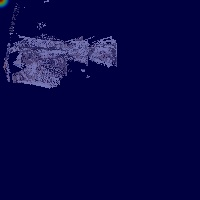
#> input picture logs/id_5278/vlmap_cam/picture_heatmap_2d.jpg, 200 x 200 px
$ python frontier_detection_v2.py --full_map ../../logs/id_5278/vlmap_cam/picture_heatmap_2d.jpg --explored_mask ../../logs/id_5278/vlmap_cam/appliances_heatmap_2d.jpg
#> lines starting #> are read from the running program, lines starting #| are printed output that depends on the picture; long printed decimals are rounded
### vlmaps/vlfm/utils.py
"""
N-D Bresenham line algo
From: https://code.activestate.com/recipes/578112-bresenhams-line-algorithm-in-n-dimensions/
"""
import numpy as np
from typing import Tuple
from numba import njit

def _bresenhamline_nslope(slope):
    """
    Normalize slope for Bresenham's line algorithm.

    >>> s = np.array([[-2, -2, -2, 0]])
    >>> _bresenhamline_nslope(s)
    array([[-1., -1., -1.,  0.]])

    >>> s = np.array([[0, 0, 0, 0]])
    >>> _bresenhamline_nslope(s)
    array([[ 0.,  0.,  0.,  0.]])

    >>> s = np.array([[0, 0, 9, 0]])
    >>> _bresenhamline_nslope(s)
    array([[ 0.,  0.,  1.,  0.]])
    """
    scale = np.amax(np.abs(slope), axis=1).reshape(-1, 1)
    zeroslope = (scale == 0).all(1)
    scale[zeroslope] = np.ones(1)
    normalizedslope = np.array(slope, dtype=np.double) / scale
    normalizedslope[zeroslope] = np.zeros(slope[0].shape)
    return normalizedslope


def _bresenhamlines(start, end, max_iter):
    """
    Returns npts lines of length max_iter each. (npts x max_iter x dimension)

    >>> s = np.array([[3, 1, 9, 0],[0, 0, 3, 0]])
    >>> _bresenhamlines(s, np.zeros(s.shape[1]), max_iter=-1)
    array([[[ 3,  1,  8,  0],
            [ 2,  1,  7,  0],
            [ 2,  1,  6,  0],
            [ 2,  1,  5,  0],
            [ 1,  0,  4,  0],
            [ 1,  0,  3,  0],
            [ 1,  0,  2,  0],
            [ 0,  0,  1,  0],
            [ 0,  0,  0,  0]],
    <BLANKLINE>
           [[ 0,  0,  2,  0],
            [ 0,  0,  1,  0],
            [ 0,  0,  0,  0],
            [ 0,  0, -1,  0],
            [ 0,  0, -2,  0],
            [ 0,  0, -3,  0],
            [ 0,  0, -4,  0],
            [ 0,  0, -5,  0],
            [ 0,  0, -6,  0]]])
    """
    if max_iter == -1:
        max_iter = np.amax(np.amax(np.abs(end - start), axis=1))
    npts, dim = start.shape
    nslope = _bresenhamline_nslope(end - start)

    # steps to iterate on
    stepseq = np.arange(1, max_iter + 1)
    stepmat = np.tile(stepseq, (dim, 1)).T

    # some hacks for broadcasting properly
    bline = start[:, np.newaxis, :] + nslope[:, np.newaxis, :] * stepmat

    # Approximate to nearest int
    return np.array(np.rint(bline), dtype=start.dtype)


def bresenhamline(start, end, max_iter=5):
    """
    Returns a list of points from (start, end) by ray tracing a line b/w the
    points.
    Parameters:
        start: An array of start points (number of points x dimension)
        end:   An end points (1 x dimension)
            or An array of end point corresponding to each start point
                (number of points x dimension)
        max_iter: Max points to traverse. if -1, maximum number of required
                  points are traversed

    Returns:
        linevox (n x dimension) A cumulative array of all points traversed by
        all the lines so far.

    >>> s = np.array([[3, 1, 9, 0],[0, 0, 3, 0]])
    >>> bresenhamline(s, np.zeros(s.shape[1]), max_iter=-1)
    array([[ 3,  1,  8,  0],
           [ 2,  1,  7,  0],
           [ 2,  1,  6,  0],
           [ 2,  1,  5,  0],
           [ 1,  0,  4,  0],
           [ 1,  0,  3,  0],
           [ 1,  0,  2,  0],
           [ 0,  0,  1,  0],
           [ 0,  0,  0,  0],
           [ 0,  0,  2,  0],
           [ 0,  0,  1,  0],
           [ 0,  0,  0,  0],
           [ 0,  0, -1,  0],
           [ 0,  0, -2,  0],
           [ 0,  0, -3,  0],
           [ 0,  0, -4,  0],
           [ 0,  0, -5,  0],
           [ 0,  0, -6,  0]])
    """
    # Return the points as a single array
    return _bresenhamlines(start, end, max_iter).reshape(-1, start.shape[-1])


# [31 lines that do not run on import are left out]


# [23 lines left out: functions closest_line_segment, closest_point_on_segment, wrap_heading, not called in this run]

### vlmaps/vlfm/frontier_detection_v2.py
import os
from typing import List, Optional

import cv2
import numpy as np
from numba import njit

from vlmaps.vlfm.utils import bresenhamline
from vlmaps.vlfm.utils import closest_line_segment

# VISUALIZE = os.environ.get("MAP_VISUALIZE", "False").lower() == "true"
# DEBUG = os.environ.get("MAP_DEBUG", "False").lower() == "true"

VISUALIZE = False
DEBUG = False
my_visualize = False
def detect_frontier_waypoints(
    full_map: np.ndarray,
    explored_mask: np.ndarray,
    area_thresh: Optional[int] = -1,
    xy: Optional[np.ndarray] = None,
    get_grad: bool = False,
):
    '''
    return:
        frontier point: in matrix coord
        frontier angle: in matrix coord, [0,2*np.pi]
    '''
    if get_grad == False:
        if DEBUG:
            import time

            os.makedirs("map_debug", exist_ok=True)
            cv2.imwrite(
                f"map_debug/{int(time.time())}_debug_full_map_{area_thresh}.png", full_map
            )
            cv2.imwrite(
                f"map_debug/{int(time.time())}_debug_explored_mask_{area_thresh}.png",
                explored_mask,
            )

        if VISUALIZE:
            img = cv2.cvtColor(full_map * 255, cv2.COLOR_GRAY2BGR)
            img[explored_mask > 0] = (127, 127, 127)

            cv2.imshow("inputs", img)
            cv2.waitKey(0)
            cv2.destroyAllWindows()

        explored_mask[full_map == 0] = 0
        frontiers = detect_frontiers(full_map, explored_mask, area_thresh)
        if VISUALIZE:
            img = cv2.cvtColor(full_map * 255, cv2.COLOR_GRAY2BGR)
            img[explored_mask > 0] = (127, 127, 127)
            # Draw a dot at each point on each frontier
            for idx, frontier in enumerate(frontiers):
                # Uniformly sample colors from the COLORMAP_RAINBOW
                color = cv2.applyColorMap(
                    np.uint8([255 * (idx + 1) / len(frontiers)]), cv2.COLORMAP_RAINBOW
                )[0][0]
                color = tuple(int(i) for i in color)
                for idx2, p in enumerate(frontier):
                    if idx2 < len(frontier) - 1:
                        cv2.line(img, p[0], frontier[idx2 + 1][0], color, 2)
            cv2.imshow("frontiers", img)
            cv2.waitKey(0)
            cv2.destroyAllWindows()

        waypoints = frontier_waypoints(frontiers, xy)
        return waypoints
    else:
        explored_mask[full_map == 0] = 0
        frontiers = detect_frontiers(full_map, explored_mask, area_thresh)
        waypoints = frontier_waypoints(frontiers, xy)
        if len(waypoints) == 0:
            if len(frontiers) == 0:
                return [],[]
            else:
                waypoints = np.array(frontiers)
        waypoints = waypoints[:,::-1]
        frontier_angles = []
        kernel_size = 3

        #! under matrix coord
        for idx, waypoint in enumerate(waypoints):
            mid_x, mid_y = int(waypoint[0]), int(waypoint[1])
            nx, ny = 0, 0
            for dx in [-1, 0, 1]:
                for dy in [-1, 0, 1]:
                    if dx == 0 and dy == 0:
                        continue
                    check_x = mid_x + dx
                    check_y = mid_y + dy
                    if (0 <= check_x < explored_mask.shape[0] and
                        0 <= check_y < explored_mask.shape[1]):
                        if explored_mask[check_x, check_y] > 0:
                            nx += dx
                            ny += dy

            # 归一化法向量
            length = np.sqrt(nx * nx + ny * ny)
            if length > 0:
                nx, ny = nx / length, ny / length

            angle = np.arctan2(ny, nx)
            # angle = angle % (2*np.pi) #[0,2*np.pi]
            frontier_angles.append(angle+np.pi)

    if my_visualize:
        #! under cv2 coord
        #! not in use!
                # 创建可视化图像
        img = cv2.cvtColor(full_map * 255, cv2.COLOR_GRAY2BGR)
        img[explored_mask > 0] = (127, 127, 127)  # 将已探索区域标记为灰色
        # 绘制箭头从explored指向not_explored
        arrow_length = 20
        end_x = int(mid_x + nx * arrow_length)
        end_y = int(mid_y + ny * arrow_length)
        cv2.arrowedLine(img, (mid_x, mid_y), (end_x, end_y),
                        (255, 0, 0), 2, tipLength=0.3)  # 使用蓝色箭头表示法向量

        # 使用cv.circle标出frontier点
        cv2.circle(img, (mid_x, mid_y), 5, (0, 0, 255), -1)  # 使用红色圆圈标出frontier点
        cv2.imwrite("tmp/frontiers_with_grad_and_points.png", img)

    return waypoints, frontier_angles


def detect_frontiers(
    full_map: np.ndarray, explored_mask: np.ndarray, area_thresh: Optional[int] = -1
) -> List[np.ndarray]:
    """Detects frontiers in a map.

    Args:
        full_map (np.ndarray): White polygon on black image, where white is navigable.
        Mono-channel mask.
        explored_mask (np.ndarray): Portion of white polygon that has been seen already.
        This is also a mono-channel mask.
        area_thresh (int, optional): Minimum unexplored area (in pixels) needed adjacent
        to a frontier for that frontier to be valid. Defaults to -1.

    Returns:
        np.ndarray: A mono-channel mask where white contours represent each frontier.
    """
    # Find the contour of the explored area
    filtered_explored_mask = filter_out_small_unexplored(
        full_map, explored_mask, area_thresh
    )

    contours, _ = cv2.findContours(
        filtered_explored_mask, cv2.RETR_LIST, cv2.CHAIN_APPROX_SIMPLE
    )
    if VISUALIZE:
        img = cv2.cvtColor(full_map * 255, cv2.COLOR_GRAY2BGR)
        img[explored_mask > 0] = (127, 127, 127)
        cv2.drawContours(img, contours, -1, (0, 255, 0), 3)
        cv2.imshow("contours", img)
        cv2.waitKey(0)
        cv2.destroyAllWindows()
    unexplored_mask = np.where(filtered_explored_mask > 0, 0, full_map)
    unexplored_mask = cv2.blur(  # blurring for some leeway
        np.where(unexplored_mask > 0, 255, unexplored_mask), (3, 3)
    )
    frontiers = []
    # TODO: There shouldn't be more than one contour (only one explored area on map)
    for contour in contours:
        frontiers.extend(
            contour_to_frontiers(interpolate_contour(contour), unexplored_mask)
        )
    return frontiers


def filter_out_small_unexplored(
    full_map: np.ndarray, explored_mask: np.ndarray, area_thresh: int
):
    """Edit the explored map to add small unexplored areas, which ignores their
    frontiers."""
    if area_thresh == -1:
        return explored_mask

    unexplored_mask = full_map.copy()
    unexplored_mask[explored_mask > 0] = 0

    if VISUALIZE:
        img = cv2.cvtColor(unexplored_mask * 255, cv2.COLOR_GRAY2BGR)
        cv2.imshow("unexplored mask", img)
        cv2.waitKey(0)
        cv2.destroyAllWindows()

    # Find contours in the unexplored mask
    contours, _ = cv2.findContours(
        unexplored_mask, cv2.RETR_TREE, cv2.CHAIN_APPROX_SIMPLE
    )

    if VISUALIZE:
        img = cv2.cvtColor(unexplored_mask * 255, cv2.COLOR_GRAY2BGR)
        # Draw the contours in red
        cv2.drawContours(img, contours, -1, (0, 0, 255), 3)
        cv2.imshow("unexplored mask with contours", img)
        cv2.waitKey(0)
        cv2.destroyAllWindows()

    # Add small unexplored areas to the explored map
    small_contours = []
    for i, contour in enumerate(contours):
        if cv2.contourArea(contour) < area_thresh:
            mask = np.zeros_like(explored_mask)
            mask = cv2.drawContours(mask, [contour], 0, 1, -1)
            masked_values = unexplored_mask[mask.astype(bool)]
            values = set(masked_values.tolist())
            if 1 in values and len(values) == 1:
                small_contours.append(contour)
    new_explored_mask = explored_mask.copy()
    cv2.drawContours(new_explored_mask, small_contours, -1, 255, -1)

    if VISUALIZE and len(small_contours) > 0:
        # Draw the full map and the new explored mask, then outline the contours that
        # were added to the explored mask
        img = cv2.cvtColor(full_map * 255, cv2.COLOR_GRAY2BGR)
        img[new_explored_mask > 0] = (127, 127, 127)
        cv2.drawContours(img, small_contours, -1, (0, 0, 255), 3)
        cv2.imshow("small unexplored areas", img)
        cv2.waitKey(0)
        cv2.destroyAllWindows()

    return new_explored_mask


def interpolate_contour(contour):
    """Given a cv2 contour, this function will add points in between each pair of
    points in the contour using the bresenham algorithm to make the contour more
    continuous.
    :param contour: A cv2 contour of shape (N, 1, 2)
    :return:
    """
    # First, reshape and expand the frontier to be a 2D array of shape (N-1, 2, 2)
    # representing line segments between adjacent points
    line_segments = np.concatenate((contour[:-1], contour[1:]), axis=1).reshape(
        (-1, 2, 2)
    )
    # Also add a segment connecting the last point to the first point
    line_segments = np.concatenate(
        (line_segments, np.array([contour[-1], contour[0]]).reshape((1, 2, 2)))
    )
    pts = []
    for (x0, y0), (x1, y1) in line_segments:
        pts.append(
            bresenhamline(np.array([[x0, y0]]), np.array([[x1, y1]]), max_iter=-1)
        )
    pts = np.concatenate(pts).reshape((-1, 1, 2))
    return pts


@njit
def contour_to_frontiers(contour, unexplored_mask):
    """Given a contour from OpenCV, return a list of numpy arrays. Each array contains
    contiguous points forming a single frontier. The contour is assumed to be a set of
    contiguous points, but some of these points are not on any frontier, indicated by
    having a value of 0 in the unexplored mask. This function will split the contour
    into multiple arrays that exclude such points."""
    bad_inds = []
    num_contour_points = len(contour)
    for idx in range(num_contour_points):
        x, y = contour[idx][0]
        if unexplored_mask[y, x] == 0:
            bad_inds.append(idx)
    frontiers = np.split(contour, bad_inds)
    # np.split is fast but does NOT remove the element at the split index
    filtered_frontiers = []
    front_last_split = (
        0 not in bad_inds
        and len(bad_inds) > 0
        and max(bad_inds) < num_contour_points - 2
    )
    for idx, f in enumerate(frontiers):
        # a frontier must have at least 2 points (3 with bad ind)
        if len(f) > 2 or (idx == 0 and front_last_split):
            if idx == 0:
                filtered_frontiers.append(f)
            else:
                filtered_frontiers.append(f[1:])
    # Combine the first and last frontier if the first point of the first frontier and
    # the last point of the last frontier are the first and last points of the original
    # contour. Only check if there are at least 2 frontiers.
    if len(filtered_frontiers) > 1 and front_last_split:
        last_frontier = filtered_frontiers.pop()
        filtered_frontiers[0] = np.concatenate((last_frontier, filtered_frontiers[0]))
    return filtered_frontiers


def frontier_waypoints(
    frontiers: List[np.ndarray], xy: Optional[np.ndarray] = None
) -> np.ndarray:
    """For each given frontier, returns the point on the frontier closest (euclidean
    distance) to the given coordinate. If coordinate is not given, will just return
    the midpoints of each frontier.

    Args:
        frontiers (List[np.ndarray]): list of arrays of shape (X, 1, 2), where each
        array is a frontier and X is NOT the same across arrays
        xy (np.ndarray): the given coordinate

    Returns:
        np.ndarray: array of waypoints, one for each frontier
    """
    if xy is None:
        return np.array([get_frontier_midpoint(i) for i in frontiers])
    return np.array([get_closest_frontier_point(xy, i) for i in frontiers])


@njit
def get_frontier_midpoint(frontier) -> np.ndarray:
    """Given a list of contiguous points (numpy arrays) representing a frontier, first
    calculate the total length of the frontier, then find the midpoint of the
    frontier"""
    # First, reshape and expand the frontier to be a 2D array of shape (X, 2, 2)
    # representing line segments between adjacent points
    line_segments = np.concatenate((frontier[:-1], frontier[1:]), axis=1).reshape(
        (-1, 2, 2)
    )
    # Calculate the length of each line segment
    line_lengths = np.sqrt(
        np.square(line_segments[:, 0, 0] - line_segments[:, 1, 0])
        + np.square(line_segments[:, 0, 1] - line_segments[:, 1, 1])
    )
    cum_sum = np.cumsum(line_lengths)
    total_length = cum_sum[-1]
    # Find the midpoint of the frontier
    half_length = total_length / 2
    # Find the line segment that contains the midpoint
    line_segment_idx = np.argmax(cum_sum > half_length)
    # Calculate the coordinates of the midpoint
    line_segment = line_segments[line_segment_idx]
    line_length = line_lengths[line_segment_idx]
    # Use the difference between the midpoint length and cumsum
    # to find the proportion of the line segment that the midpoint is at
    length_up_to = cum_sum[line_segment_idx - 1] if line_segment_idx > 0 else 0
    proportion = (half_length - length_up_to) / line_length
    # Calculate the midpoint coordinates
    midpoint = line_segment[0] + proportion * (line_segment[1] - line_segment[0])
    return midpoint


def get_closest_frontier_point(xy, frontier):
    """Returns the point on the frontier closest to the given coordinate."""
    # First, reshape and expand the frontier to be a 2D array of shape (X, 2)
    # representing line segments between adjacent points
    line_segments = np.concatenate([frontier[:-1], frontier[1:]], axis=1).reshape(
        (-1, 2, 2)
    )
    closest_segment, closest_point = closest_line_segment(xy, line_segments)
    return closest_point


if __name__ == "__main__":
    import argparse
    import time

    import matplotlib.pyplot as plt

    parser = argparse.ArgumentParser()
    parser.add_argument(
        "-f", "--full_map", help="Path to full map image", default="full_map.png"
    )
    parser.add_argument(
        "-e",
        "--explored_mask",
        help="Path to explored map image",
        default="explored_mask.png",
    )
    parser.add_argument(
        "-a",
        "--area_thresh",
        help="Minimum unexplored area (in pixels) needed adjacent to a frontier for"
        "that frontier to be valid",
        type=float,
        default=-1,
    )
    parser.add_argument(
        "-n",
        "--num-iterations",
        help="Number of iterations to run the algorithm for timing purposes. Set to "
        "0 for no timing",
        type=int,
        default=500,
    )
    args = parser.parse_args()

    if VISUALIZE:
        args.num_iterations = 0

    # Read in the map
    full_map = cv2.imread(args.full_map, 0)
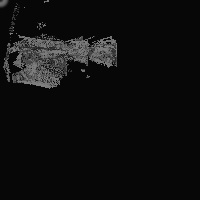
#> full_map: shape (200, 200); min 0, max 133, mean 14.8
    # Read in the explored map
    explored_mask = cv2.imread(args.explored_mask, 0)
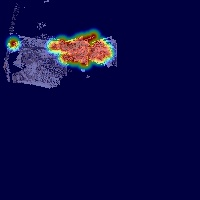
#> input picture logs/id_5278/vlmap_cam/appliances_heatmap_2d.jpg, 200 x 200 px
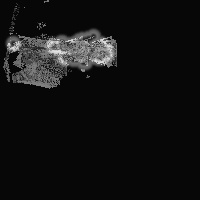
#> explored_mask: shape (200, 200); min 1, max 230, mean 17.9
    times = []
    for _ in range(args.num_iterations + 1):
        start_time = time.time()
        waypoints = detect_frontier_waypoints(full_map, explored_mask, args.area_thresh)
        times.append(time.time() - start_time)
#> after the loop, times = 501 values, max 0.0111 at index 0, min 0.00565 at index 408, mean 0.00594
    if args.num_iterations > 0:
        # Skip first run as it's slower due to JIT compilation
        print(
            f"Avg. time taken for algorithm over {args.num_iterations} runs:",
            np.mean(times[1:]),
        )
#| Avg. time taken for algorithm over 500 runs: 0.005931

    # Plot the results
    plt.figure(figsize=(10, 10))
    plt.imshow(full_map, cmap="gray")
    plt.imshow(explored_mask, cmap="gray", alpha=0.5)
    for waypoint in waypoints:
        plt.scatter(waypoint[0], waypoint[1], c="red", s=50)
#> this loop made 0 passes
    plt.show()
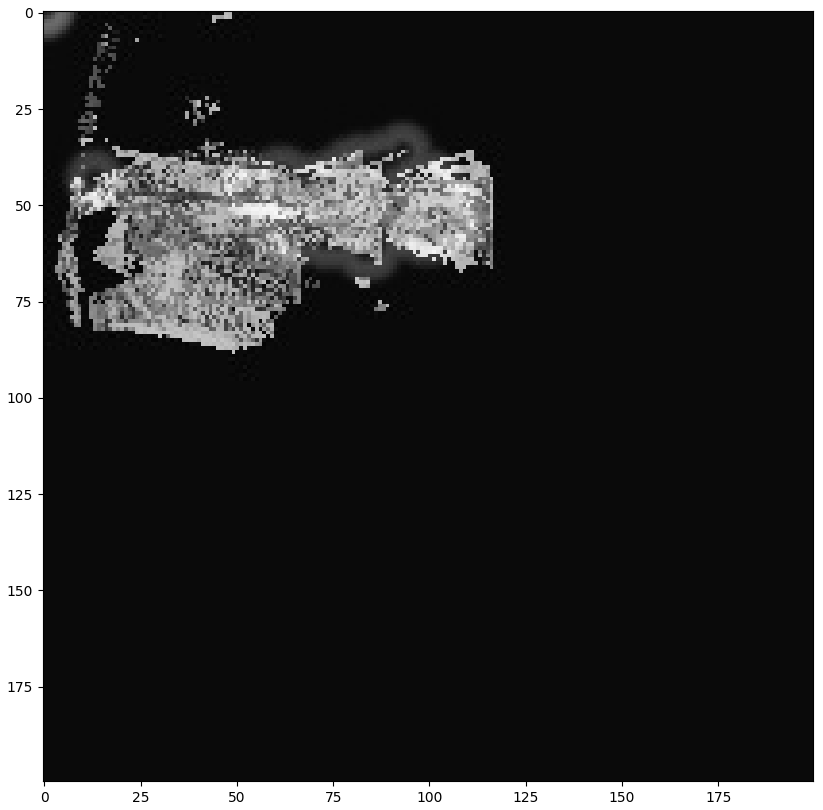
#> figure drawn by matplotlib, 1 panel
